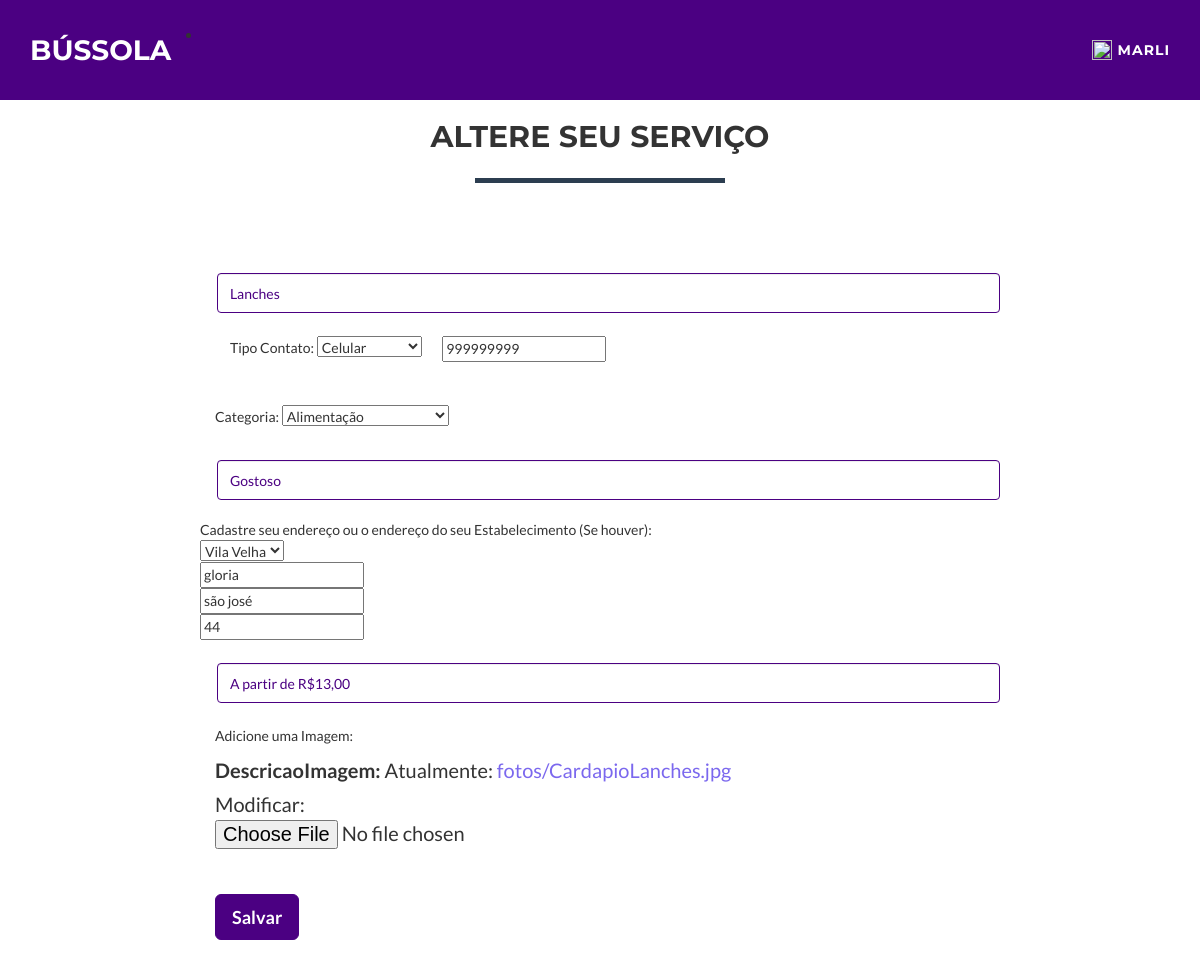
Page /alterar_servico/1/alterarServico/ (signed in) on the committed database.
### bussola/models.py (models this page shows, shortened)
class Servico(models.Model):
	nomeServico = models.CharField(max_length=200)
	informacoesServico = models.CharField(max_length=200)
	informacoesPreco = models.CharField(max_length=200)
	categoria = models.ForeignKey(Categoria, null=True, blank=False, verbose_name='Categoria')
	usuario = models.ForeignKey(Usuario, null=True, blank=False, verbose_name='Usuario')

class TipoContato(models.Model):
	tipo = models.CharField(max_length=200)
	def __str__(self):
		return self.tipo

class Contato(models.Model):
	descricaoContato = models.CharField(max_length=200)
	tipo = models.ForeignKey(TipoContato, null=True, blank=False, verbose_name='TipoContato')
	servico = models.ForeignKey(Servico, null=True, blank=False, verbose_name='Servico')

class Categoria(models.Model):
	categoria = models.CharField(max_length=200)
	imagemCategoria = models.ImageField(upload_to='categorias', null=True)
	def __str__(self):
		return self.categoria

class Cidade(models.Model):
	cidade  = models.CharField(max_length=200)
	def __str__(self):
		return self.cidade

class Bairro(models.Model):
	bairro = models.CharField(max_length=200)
	endereco = models.ForeignKey(Endereco, null=True, blank=False, verbose_name='Endereco')

class Rua(models.Model):
	rua = models.CharField(max_length=200)
	bairro = models.ForeignKey(Bairro, null=True, blank=False, verbose_name='Bairro')

class Endereco(models.Model):
	numero = models.IntegerField()
	cidade = models.ForeignKey(Cidade, null=True, blank=False, verbose_name='Cidade')
	servico = models.ForeignKey(Servico, null=True, blank=False, verbose_name='Servico')

class Imagens(models.Model):
	descricaoImagem = models.ImageField(upload_to='fotos', null=True)
	servico = models.ForeignKey(Servico, null=True, blank=False, verbose_name='Servico')

### bussola/views.py (the view)
# urls.py: url(r'^alterar_servico/(?P<pk>\d+)/alterarServico/', views.alterarServico, name="alterar_servico"),
@login_required
def alterarServico(request, pk):
    servico = get_object_or_404(Servico, pk=pk)
    endereco = Endereco.objects.get(servico=servico)
    bairro = Bairro.objects.get(endereco=endereco)
    rua = Rua.objects.get(bairro=bairro)
    contato = Contato.objects.get(servico=servico)
    imagem = Imagens.objects.get(servico=servico)
    user = request.user
    usuario = Usuario.objects.get(user=user.pk)
    if request.method == 'POST':
        formCadastroServico = CadastroServicoForm(request.POST, request.FILES, instance=servico)
        formEndereco = EnderecoForm(request.POST, instance=endereco)
        formImagem = ImagemForm(request.POST, request.FILES, instance=imagem)
        formContato = ContatoForm(request.POST, instance=contato)
        formRua = RuaForm(request.POST, instance=rua)
        formBairro =BairroForm(request.POST, instance=bairro)
        if formCadastroServico.is_valid () and formContato.is_valid() and formEndereco.is_valid() and formImagem.is_valid() and formRua.is_valid() and formBairro.is_valid():
            formCadastroServico.save()
            formEndereco.save()
            formImagem.save()
            formContato.save()
            formRua.save()
            formBairro.save()
            return redirect('/lista_meu_servico/')
    else:
        formCadastroServico = CadastroServicoForm(instance=servico)
        formEndereco = EnderecoForm(instance=endereco)
        formImagem = ImagemForm(instance=imagem)
        formContato = ContatoForm(instance=contato)
        formRua = RuaForm(instance=rua)
        formBairro =BairroForm(instance=bairro)
    return render(request, 'alterar_servico.html', {'formCadastroServico':formCadastroServico, 'formContato':formContato,'formEndereco':formEndereco, 'formImagem':formImagem, 'formRua':formRua, 'formBairro':formBairro})

### bussola/forms.py
class CadastroServicoForm(forms.ModelForm):
	class Meta:
		model = Servico
		fields = ['nomeServico', 'informacoesServico', 'informacoesPreco', 'categoria']
		widgets = {
			'nomeServico': forms.TextInput(attrs={'class': 'form-pesquisa', 'placeholder':'Nome do serviço', 'name':'nomeServico', 'id':'nomeServico','maxlength':255}),
			'informacoesServico': forms.TextInput(attrs={'class': 'form-pesquisa', 'placeholder':'Informações do Serviço', 'name':'informacoesServico', 'id':'informacoesServico','maxlength':255}),
			'informacoesPreco': forms.TextInput(attrs={'class': 'form-pesquisa', 'placeholder':'Informações de Preço', 'name':'informacoesPreco', 'id':'informacoesPreco','maxlength':255}),
			'categoria': forms.Select(attrs={'id':'id-categoria','class':'selectField'})
		}

class ContatoForm(forms.ModelForm):
    class Meta:
        model = Contato
        fields = ['tipo', 'descricaoContato']
        widgets = {
            'tipo': forms.Select(attrs={'id':'id-tipoContato','class':'selectField'}),
            'descricaoContato': forms.TextInput(attrs={'placeholder':'Descrição', 'name':'descricaoContato', 'id':'descricaoContato','maxlength':255}),
            }

### bussola/templates/alterar_servico.html (shortened to what this page needs)
{% extends 'alterar_servico_base.html' %}
{% block content %}
<form  method="POST" enctype="multipart/form-data">
    <div class="row control-group" style="padding-bottom: 3%; margin-left: 0.25%;">
            {{ formCadastroServico.nomeServico }}
    </div>
    <div class="row control-group">
        <div id="origem" class="col-lg-10">
            <div class="col-lg-7">
                Tipo Contato: {{ formContato.tipo }}
                <br>
            </div>
            <div class="col-lg-5" style="margin-left: -25%;">
                   {{ formContato.descricaoContato }}
                   <br>
            </div>
        </div>
    </div>
    <br>
    <div class="row control-group" style="padding-top: 3%;">
        <div class="col-lg-8">
            Categoria: {{ formCadastroServico.categoria }}
        </div>
    </div>
    <div class="row control-group" style="padding-top: 3%; margin-left: 0.25%;">
            {{ formCadastroServico.informacoesServico }}
    </div>
    <br>
    <div class="row">
        Cadastre seu endereço ou o endereço do seu Estabelecimento (Se houver):
        <br>
            {{ formEndereco.cidade }}
        <br>
            {{ formBairro.bairro }}
        <br>
            {{ formRua.rua }}
        <br>
            {{ formEndereco.numero }}
    </div>
    <div class="row control-group" style="padding-top: 3%; margin-left: 0.25%;">
            {{ formCadastroServico.informacoesPreco }}
    </div>
    <div class="row" style="padding-top: 3%;">
        <div class="form-group col-xs-12">
        <p style="font-size: 14px">
            Adicione uma Imagem:
        </p>
            {{ formImagem.as_p }}
        </div>
    </div>
    <br>
    <div class="row">
        <div class="form-group col-xs-12">
            <button type="submit" class="btn btn-success btn-lg">Salvar</button>
        </div>
    </div>
</form>
{% endblock %}

### bussola/templates/alterar_servico_base.html (shortened to what this page needs)
<!DOCTYPE html>
{% load staticfiles %}
<html lang="en">
<head>
    <link href="{% static 'vendor/bootstrap/css/bootstrap.min.css' %}" rel="stylesheet">
    <link rel="stylesheet" href=" {% static 'css/freelancer.min.css' %}">
    <link href="{% static 'vendor/font-awesome/css/font-awesome.min.css' %}" rel="stylesheet" type="text/css">
</head>
<body>
    <nav id="mainNav" class="navbar navbar-default navbar-fixed-top navbar-custom">
        <div class="container">
            <div class="navbar-header page-scroll">
                <li class="page-scroll">
                    <a class="navbar-brand" href="{% url 'bussola:pagina_usuario' %}">Bússola</a>
                </li>
            </div>
            <div class="collapse navbar-collapse" id="bs-example-navbar-collapse-1">
                <ul class="nav navbar-nav navbar-right">
                <li class="page-scroll">
                    <a href="#"><img src="{% static 'img/login.png' %}" class="img-responsive" style="width:20px;height:20px;float:left;margin-right:6px;">{{ request.user }}</a>
                </li>
                </ul>
            </div>
        </div>
    </nav>
    <br>
    <br>
    <div class= "container-fluid">
        <div class="row">
            <div class="col-lg-12 text-center" style="padding-bottom: 5%; padding-top: 5%;">
                <h2>Altere seu Serviço</h2>
                <hr class="star-primary">
            </div>
        </div>
        <div class="row">
            <div class="col-lg-8 col-lg-offset-2">
                {% block content %}
                {% endblock %}
            </div>
        </div>
    </div>
</body>
</html>

### rows in the picture
Servico: nomeServico "Lanches", informacoesServico "Gostoso", informacoesPreco "A partir de R$13,00"
TipoContato: tipo "Celular"
Contato: descricaoContato "999999999"
Categoria: categoria "Alimentação"
Cidade: cidade "Vila Velha"
Bairro: bairro "gloria"
Rua: rua "são josé"
Endereco: numero "44"

### other values in the picture
{{ request.user }} "MARLI"
